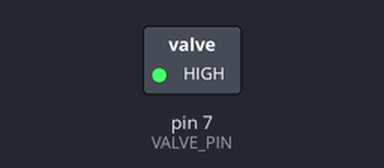
This sketch was run on a simulated Arduino Uno, built with avr-gcc and run on an emulated ATmega328P. Parts: switched loads named in the sketch (green lamp = pin HIGH).

Above: at 0.1 s.
At 65.1 s:
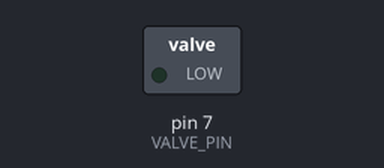
Timing chart, 0 to 66.6 s (numbered marks = the images above):
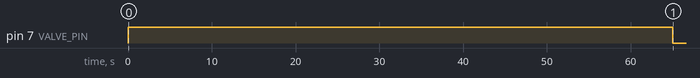

Measured:
- by itself, pin 7 (VALVE_PIN): LOW → HIGH at 0.00 s, → LOW 65.0 s later

The sketch:

SimpleWatering.ino
```cpp
#include <LowPower.h>

int VALVE_PIN = 7;
int THOUSAND_MS = 3000;

void setup()
{
  pinMode(VALVE_PIN, OUTPUT);
	pinMode(2, INPUT_PULLUP); // wake pin (INT0)

  // pinMode(13, OUTPUT); // DEBUG
  // SleepLowPower(6 * 60); //6 hours
  // blink(); // DEBUG
}

void loop()
{
	// do work
  waterStep();

  SleepLowPower(24 * 60); //
	// resume here after wake

  // blink(); // DEBUG
}


void SleepLowPower(int minutes)
{
  // bool flag = minutes % 2 == 1;

  int num_cycles = (int)(7.3 * minutes);
  for(int i=0; i<num_cycles; i++)
  {
    LowPower.powerDown(SLEEP_8S, ADC_OFF, BOD_OFF); // sleep for 8 s using WDT
  }

  // LowPower.powerDown(SLEEP_2S, ADC_OFF, BOD_OFF); // sleep for 4 s using WDT
}

void waterStep() // takes 20 sec for watering 900ml of water with water pump
{
  digitalWrite(VALVE_PIN, HIGH); // turn on the solenoid valve
  delay(65000); // 65 sec in milliseconds
  digitalWrite(VALVE_PIN, LOW); // turn oFF the solenoid valve
}

void blink() // DEBUG
{
  for(int i=0; i<60; i++)
  {
  digitalWrite(13, HIGH);
  delay(500);
  digitalWrite(13, LOW);
  delay(500);
  }
}
```
